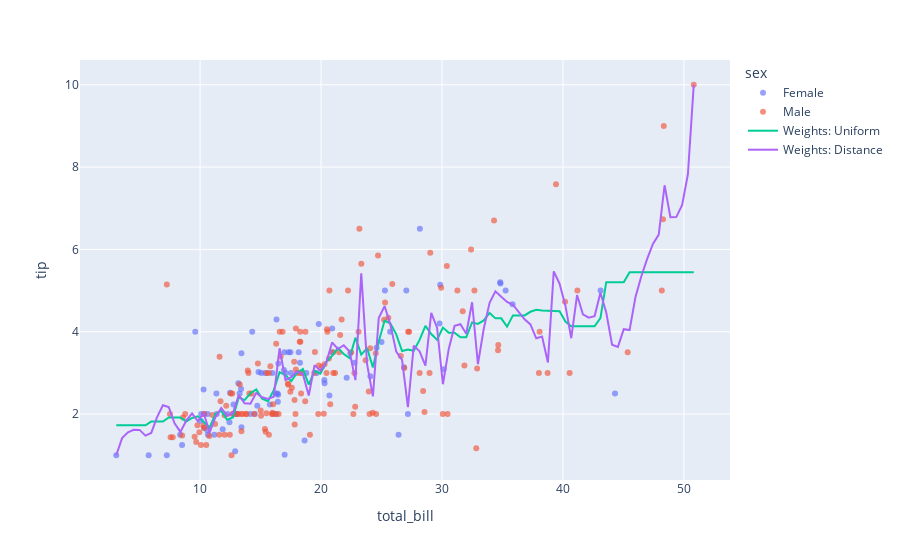

The code cell stored with this chart in its notebook:
### Markdown cell above
### Comparing different kNN models parameters 

In addition to linear regression, it's possible to fit the same data using k-Nearest Neighbors. 

When you perform a prediction on a new sample, this model either takes the weighted or un-weighted average of the neighbors.

In order to see the difference between those two averaging options, we train a kNN model with both of those parameters, and we plot them in the same way as the previous graph.

### Code cell
from sklearn.neighbors import KNeighborsRegressor

df = px.data.tips()
X = df.total_bill.values.reshape(-1, 1)
x_range = np.linspace(X.min(), X.max(), 100)

# Model #1
knn_dist = KNeighborsRegressor(10, weights='distance')
knn_dist.fit(X, df.tip)
y_dist = knn_dist.predict(x_range.reshape(-1, 1))

# Model #2
knn_uni = KNeighborsRegressor(10, weights='uniform')
knn_uni.fit(X, df.tip)
y_uni = knn_uni.predict(x_range.reshape(-1, 1))

fig = px.scatter(df, x='total_bill', y='tip', color='sex', opacity=0.65)
fig.add_traces(go.Scatter(x=x_range, y=y_uni, name='Weights: Uniform'))
fig.add_traces(go.Scatter(x=x_range, y=y_dist, name='Weights: Distance'))
fig.show()
